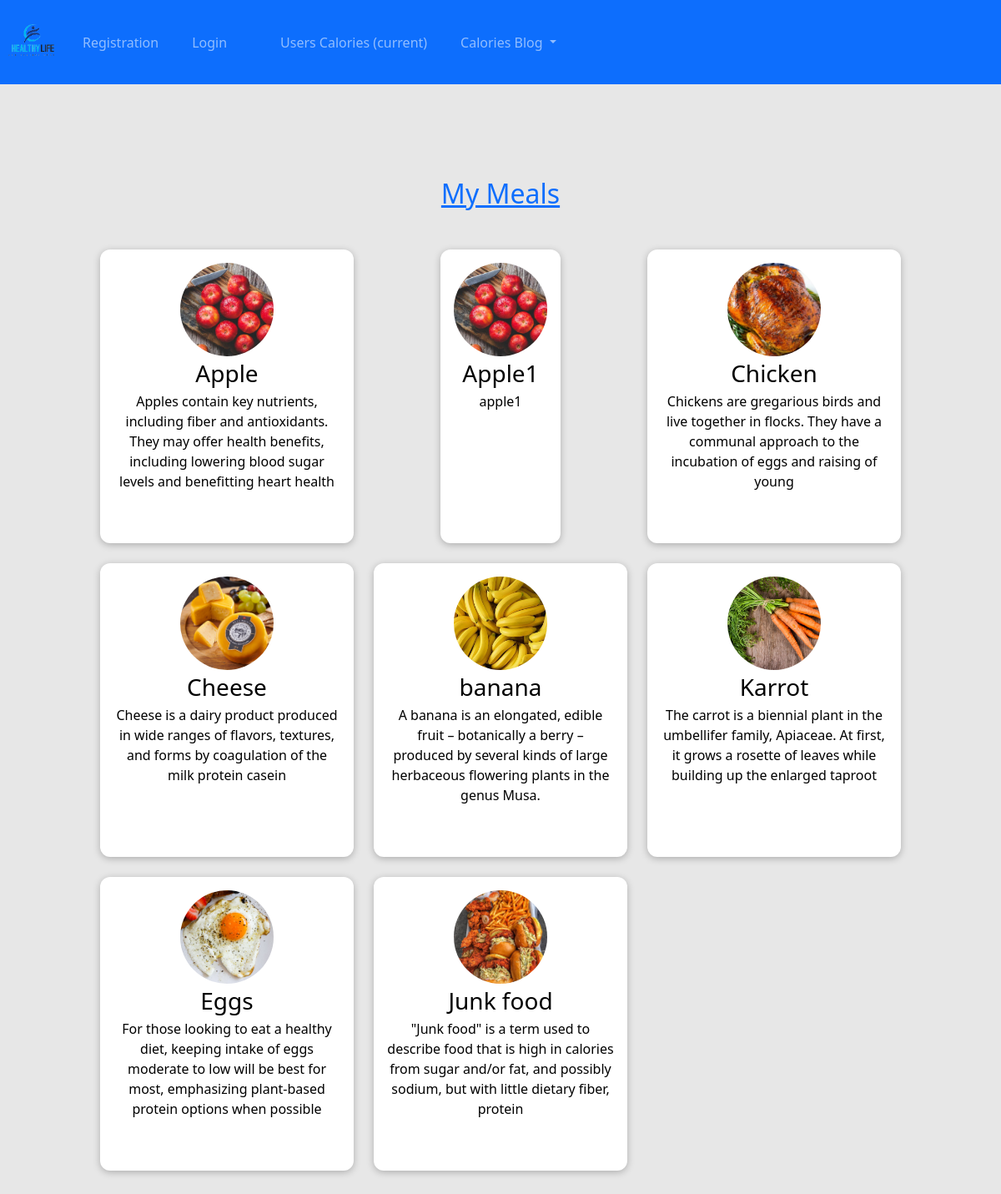
The page /calories_blog/posts/ on the database its author committed.
### calories_blog/models.py (models this page shows, shortened)
class Post(models.Model):
    title = models.CharField(max_length=200)
    excerpt = models.CharField(max_length=250)
    image = models.ImageField(upload_to="posts", null=True)
    date = models.DateField(auto_now=True)
    slug = models.SlugField(unique=True, db_index=True)
    content = models.TextField(validators=[MinLengthValidator(10)])
    author = models.ForeignKey(Author, on_delete=models.SET_NULL, null=True, related_name="posts")
    tags = models.ManyToManyField(Tag)

### calories_blog/views.py (the view)
# urls.py: path("calories_blog/posts/", views.AllPostsView.as_view(), name="posts"),
class AllPostsView(ListView):
    model = Post
    template_name = "calories_blog/all-posts.html"
    ordering = ["-date"]
    context_object_name = "all_posts"

### calories_blog/templates/calories_blog/all-posts.html (shortened to what this page needs)
{% extends 'base.html' %}
{% load static %}
{% block css_files %}
  <link rel="stylesheet" href="{% static "calories_blog/post.css" %}">
  <link rel="stylesheet" href="{% static 'calories_blog/all-posts.css' %}">
{% endblock %}
{% block content %}
  <div>
    <section id="all-posts">
      <h2><a href="{% url 'start_page_cal' %}">My Meals</a></h2>
      <ul>
        {% for post in all_posts %}
          <li>
            <article>
              {% include "calories_blog/includes/post.html" %}
            </article>
          </li>
        {% endfor %}
      </ul>
    </section>
  </div>
{% endblock%}

### calories_blog/templates/calories_blog/includes/post.html
<li>
  <article class="post">
    <a href="{% url 'post-detail-page' post.slug %}">
      <img src="{{ post.image.url }}" alt="{{ post.title }}">
      <div class="post__content">
        <h3>{{ post.title }}</h3>
        <p>{{ post.excerpt }}</p>
      </div>
    </a>
  </article>
</li>

### static/styles.css (style rules this page uses)
body { background-color: #b3b3f3; }

### calories_blog/static/calories_blog/post.css (style rules this page uses)
.post { display: flex; flex-direction: column; align-items: center; text-align: center; }
.post a { text-decoration: none; color: black; transition: all 0.2s ease; padding: 1rem; }
.post img { width: 5rem; height: 5rem; object-fit: cover; border-radius: 50%; }
.post h3 { margin: 0.25rem 0; }

### calories_blog/static/calories_blog/all-posts.css (style rules this page uses)
body { background-color: #e7e7e7; }
#all-posts { margin: 7rem auto; width: 90%; max-width: 60rem; }
#all-posts h2 { text-align: center; font-size: 2rem; color: #2e2e2e; margin: 3rem 0; }
ul { list-style: none; margin: 0; padding: 0; display: grid; grid-template-columns: repeat(auto-fill, minmax(17rem, 1fr)); gap: 1.5rem; }
.post img { width: 7rem; height: 7rem; }
.post a { height: 22rem; transform-origin: center; box-shadow: 0 2px 8px rgba(0, 0, 0, 0.25); border-radius: 12px; background-color: white; }

### rows shown on the page
Post: image (picture), title "Apple", excerpt "Apples contain key nutrients, including fiber and antioxidants. They may offer health benefits, including lowering blood sugar levels and benefitting heart health"
Post: image (picture), title "Apple1", excerpt "apple1"
Post: image (picture), title "Chicken", excerpt "Chickens are gregarious birds and live together in flocks. They have a communal approach to the incubation of eggs and raising of young"
Post: image (picture), title "Cheese", excerpt "Cheese is a dairy product produced in wide ranges of flavors, textures, and forms by coagulation of the milk protein casein"
Post: image (picture), title "banana", excerpt "A banana is an elongated, edible fruit – botanically a berry – produced by several kinds of large herbaceous flowering plants in the genus Musa."
Post: image (picture), title "Karrot", excerpt "The carrot is a biennial plant in the umbellifer family, Apiaceae. At first, it grows a rosette of leaves while building up the enlarged taproot"
Post: image (picture), title "Eggs", excerpt "For those looking to eat a healthy diet, keeping intake of eggs moderate to low will be best for most, emphasizing plant-based protein options when possible"
Post: image (picture), title "Junk food", excerpt "\"Junk food\" is a term used to describe food that is high in calories from sugar and/or fat, and possibly sodium, but with little dietary fiber, protein"
